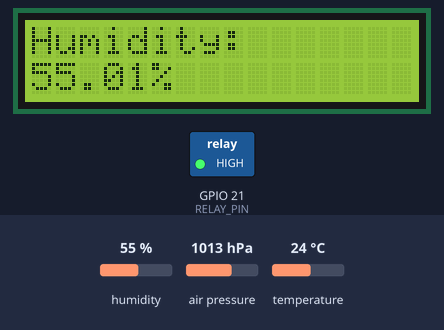
The program below on a simulated Raspberry Pi (BCM pin numbers). Parts: 16×2 character LCD, switched loads named in the program (green lamp = pin HIGH). Inputs (shaded band) come from the test bench; at power-on: humidity 55 %, temperature 24 °C, air pressure 1013 hPa. The clock reads 2024-03-15 10:24:30 at power-on unless the program sets it; library files of the repository ran but are not shown: Adafruit_BME280.py; what the program prints to the terminal is not drawn.

Above: at 1.4 s.
1.5 s: humidity set to 58 %
At 3.9 s:
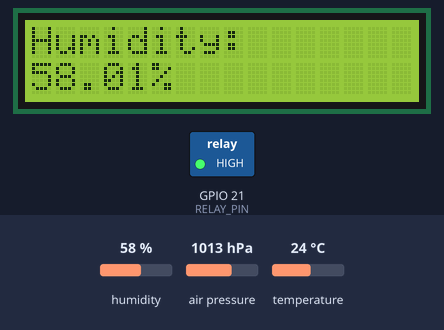
5.1 s: humidity set to 61 %
At 7.1 s:
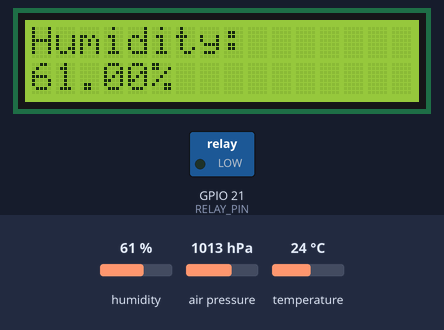
10.1 s: temperature set to 19 °C
At 13.5 s:
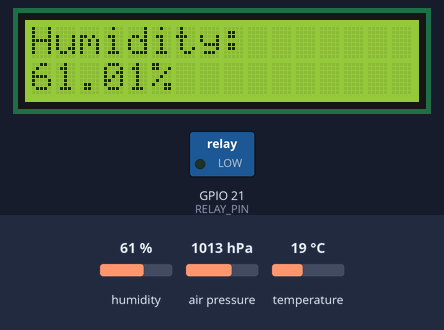
14.6 s: humidity set to 22 %
At 16.6 s:
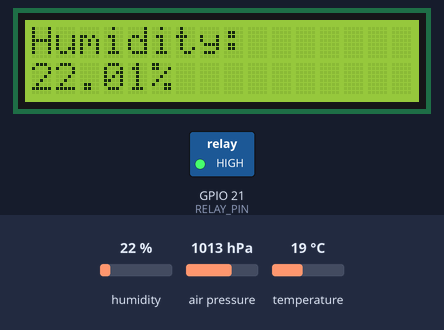
19.6 s: temperature set to 12 °C
At 24.2 s:
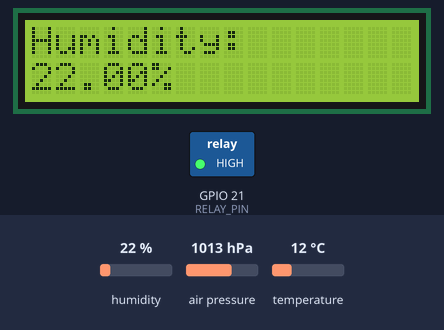
Timing chart, 0 to 25.2 s (numbered marks = the images above; inputs shaded):
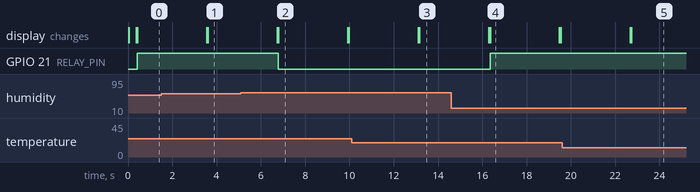

The program:

rpi-dehumidifier.py
```python
import time
import lcddriver
import RPi.GPIO as GPIO
from Adafruit_BME280 import BME280, BME280_OSAMPLE_8

RELAY_PIN = 21
LIMIT = 60

try:
    GPIO.setmode(GPIO.BCM)
    GPIO.setup(RELAY_PIN, GPIO.OUT)

    lcd = lcddriver.lcd()

    while True:
        sensor = BME280(mode=BME280_OSAMPLE_8)

        degrees = sensor.read_temperature()
        pascals = sensor.read_pressure()
        hectopascals = pascals / 100
        humidity = sensor.read_humidity()

        print 'Timestamp = {0:0.3f}'.format(sensor.t_fine)
        print 'Temp      = {0:0.3f} deg C'.format(degrees)
        print 'Pressure  = {0:0.2f} hPa'.format(hectopascals)
        print 'Humidity  = {0:0.2f} %'.format(humidity)

        lcd.lcd_clear()
        lcd.lcd_display_string('Humidity:', 1)
        lcd.lcd_display_string('{0:0.2f}%'.format(humidity), 2)

        if humidity > LIMIT:
            GPIO.output(RELAY_PIN, GPIO.LOW)
        else:
            GPIO.output(RELAY_PIN, GPIO.HIGH)

        time.sleep(3)
except KeyboardInterrupt:
    GPIO.cleanup()
```

lcddriver.py
```python
import i2c_lib
from time import *

# LCD Address
ADDRESS = 0x27

# commands
LCD_CLEARDISPLAY = 0x01
LCD_RETURNHOME = 0x02
LCD_ENTRYMODESET = 0x04
LCD_DISPLAYCONTROL = 0x08
LCD_CURSORSHIFT = 0x10
LCD_FUNCTIONSET = 0x20
LCD_SETCGRAMADDR = 0x40
LCD_SETDDRAMADDR = 0x80

# flags for display entry mode
LCD_ENTRYRIGHT = 0x00
LCD_ENTRYLEFT = 0x02
LCD_ENTRYSHIFTINCREMENT = 0x01
LCD_ENTRYSHIFTDECREMENT = 0x00

# flags for display on/off control
LCD_DISPLAYON = 0x04
LCD_DISPLAYOFF = 0x00
LCD_CURSORON = 0x02
LCD_CURSOROFF = 0x00
LCD_BLINKON = 0x01
LCD_BLINKOFF = 0x00

# flags for display/cursor shift
LCD_DISPLAYMOVE = 0x08
LCD_CURSORMOVE = 0x00
LCD_MOVERIGHT = 0x04
LCD_MOVELEFT = 0x00

# flags for function set
LCD_8BITMODE = 0x10
LCD_4BITMODE = 0x00
LCD_2LINE = 0x08
LCD_1LINE = 0x00
LCD_5x10DOTS = 0x04
LCD_5x8DOTS = 0x00

# flags for backlight control
LCD_BACKLIGHT = 0x08
LCD_NOBACKLIGHT = 0x00

En = 0b00000100 # Enable bit
Rw = 0b00000010 # Read/Write bit
Rs = 0b00000001 # Register select bit

class lcd:
   #initializes objects and lcd
   def __init__(self):
      self.lcd_device = i2c_lib.i2c_device(ADDRESS)

      self.lcd_write(0x03)
      self.lcd_write(0x03)
      self.lcd_write(0x03)
      self.lcd_write(0x02)

      self.lcd_write(LCD_FUNCTIONSET | LCD_2LINE | LCD_5x8DOTS | LCD_4BITMODE)
      self.lcd_write(LCD_DISPLAYCONTROL | LCD_DISPLAYON)
      self.lcd_write(LCD_CLEARDISPLAY)
      self.lcd_write(LCD_ENTRYMODESET | LCD_ENTRYLEFT)
      sleep(0.2)

   # clocks EN to latch command
   def lcd_strobe(self, data, bl=1):
      self.lcd_device.write_cmd(data | En | (LCD_NOBACKLIGHT,LCD_BACKLIGHT)[bl])
      sleep(.0005)
      self.lcd_device.write_cmd(((data & ~En) | (LCD_NOBACKLIGHT,LCD_BACKLIGHT)[bl]))
      sleep(.0001)

   def lcd_write_four_bits(self, data):
      self.lcd_device.write_cmd(data | LCD_BACKLIGHT)
      self.lcd_strobe(data)

   # write a command to lcd
   def lcd_write(self, cmd, mode=0):
      self.lcd_write_four_bits(mode | (cmd & 0xF0))
      self.lcd_write_four_bits(mode | ((cmd << 4) & 0xF0))

   # put string function
   def lcd_display_string(self, string, line):
      if line == 1:
         self.lcd_write(0x80)
      if line == 2:
         self.lcd_write(0xC0)
      if line == 3:
         self.lcd_write(0x94)
      if line == 4:
         self.lcd_write(0xD4)

      for char in string:
         self.lcd_write(ord(char), Rs)


   # clear lcd and set to home
   def lcd_clear(self):
      self.lcd_write(LCD_CLEARDISPLAY)
      self.lcd_write(LCD_RETURNHOME)

   # put string in specific position
   def lcd_display_string_pos(self, string, line, pos):
      if line == 1:
          pos_new = pos
      elif line == 2:
          pos_new = 0x40 + pos
      elif line == 3:
          pos_new = 0x14 + pos
      elif line == 4:
          pos_new = 0x54 + pos

      self.lcd_write(0x80 + pos_new)

      for char in string:
         self.lcd_write(ord(char), Rs)

   def lcd_backlight(self, state):

       if state == 1:
         self.lcd_device.write_cmd(LCD_BACKLIGHT)
       elif state == 0:
         self.lcd_device.write_cmd(LCD_NOBACKLIGHT)
```

i2c_lib.py
```python
#!/usr/bin/python

import smbus
from time import *

class i2c_device:
   def __init__(self, addr, port=1):
      self.addr = addr
      self.bus = smbus.SMBus(port)

# Write a single command
   def write_cmd(self, cmd):
      self.bus.write_byte(self.addr, cmd)
      sleep(0.0001)

# Write a command and argument
   def write_cmd_arg(self, cmd, data):
      self.bus.write_byte_data(self.addr, cmd, data)
      sleep(0.0001)

# Write a block of data
   def write_block_data(self, cmd, data):
      self.bus.write_block_data(self.addr, cmd, data)
      sleep(0.0001)

# Read a single byte
   def read(self):
      return self.bus.read_byte(self.addr)

# Read
   def read_data(self, cmd):
      return self.bus.read_byte_data(self.addr, cmd)

# Read a block of data
   def read_block_data(self, cmd):
      return self.bus.read_block_data(self.addr, cmd)
```

Measured:
- the behaviour switches between 59 and 60 % on humidity (found by bisection; images 1 and 2)
- after the input at 1.5 s, the display: first differs from a run without the input after 2.1 s (image 1)
- after the input at 5.1 s, GPIO 21 (RELAY_PIN): HIGH → LOW after 1.7 s; the display: first differs from a run without the input after 1.7 s (image 2)
- after the input at 10.1 s, the display: first differs from a run without the input after 3.1 s (image 3)
- after the input at 14.6 s, GPIO 21 (RELAY_PIN): LOW → HIGH after 1.8 s; the display: first differs from a run without the input after 1.8 s (image 4)
- after the input at 19.6 s, the display: first differs from a run without the input after 3.1 s (image 5)
- what the display in image 2 shows lasts 3.1 s, from 6.8 s to 9.9 s
